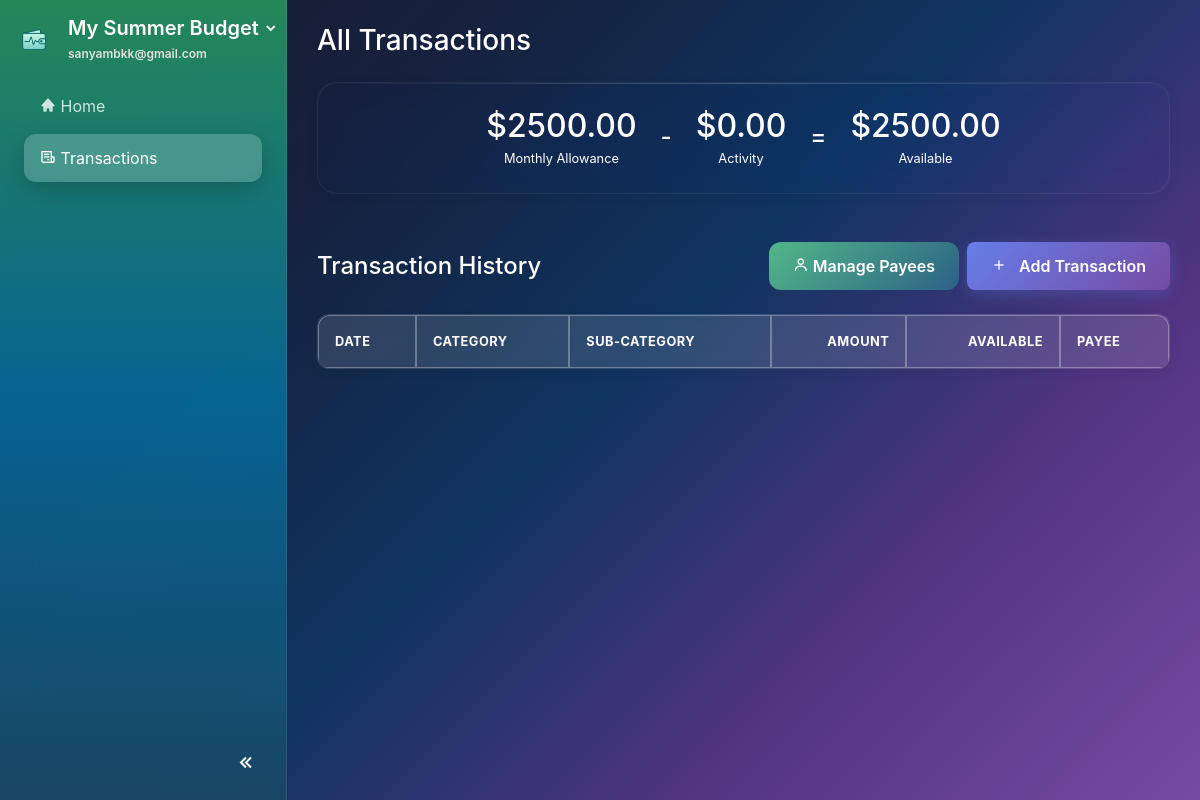
Page /transactions (signed in) on the earlier database version.
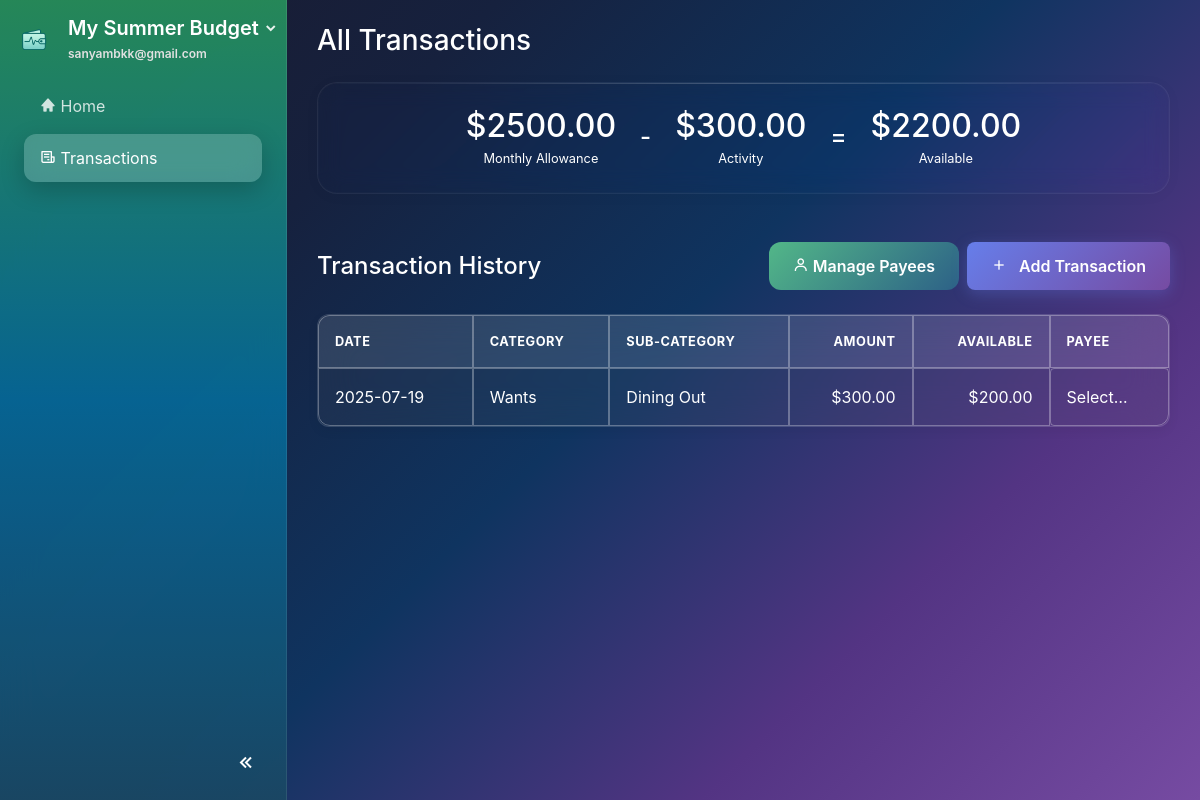
Same page on the later database version.
### website/models.py (models this page shows, shortened)
class Transaction(db.Model):
    id = db.Column(db.Integer, primary_key=True)
    description = db.Column(db.String(200), nullable=False)
    amount = db.Column(db.Float, nullable=False)
    transaction_date = db.Column(db.DateTime(timezone=True), default=func.now())
    category_id = db.Column(db.Integer, db.ForeignKey('budget_category.id'), nullable=False)
    payee_id = db.Column(db.Integer, db.ForeignKey('payee.id'), nullable=True)
    plan_id = db.Column(db.Integer, db.ForeignKey('plan.id'), nullable=False)
    created_date = db.Column(db.DateTime(timezone=True), default=func.now())
    plan = db.relationship('Plan', backref=db.backref('transactions', lazy=True, cascade="all, delete-orphan"))
    payee = db.relationship('Payee', backref=db.backref('transactions', lazy=True))

class BudgetCategory(db.Model):
    id = db.Column(db.Integer, primary_key=True)
    name = db.Column(db.String(100), nullable=False)
    icon = db.Column(db.String(50), default='bx-category')
    main_category = db.Column(db.String(50), nullable=False)  # 'needs', 'wants', 'bills', 'investments'
    assigned_amount = db.Column(db.Float, default=0.0)
    spent_amount = db.Column(db.Float, default=0.0)
    plan_id = db.Column(db.Integer, db.ForeignKey('plan.id'), nullable=False)
    created_date = db.Column(db.DateTime(timezone=True), default=func.now())
    plan = db.relationship('Plan', backref=db.backref('categories', lazy=True, cascade="all, delete-orphan"))
    transactions = db.relationship('Transaction', backref='category', lazy=True, cascade="all, delete-orphan")
    @property
    def available_amount(self):
        return self.assigned_amount - self.spent_amount

### website/views.py (the view)
@views.route('/transactions')
@login_required
def transactions():
    plan = current_user.active_plan
    if not plan:
        flash("No active plan found.", 'error')
        return redirect(url_for('views.home'))
    monthly_allowance = plan.monthly_income or 0.0
    today = datetime.datetime.now()
    start_of_month = datetime.datetime(today.year, today.month, 1)
    end_of_month = start_of_month + datetime.timedelta(days=32)
    end_of_month = datetime.datetime(end_of_month.year, end_of_month.month, 1)
    activity_sum = db.session.query(func.sum(Transaction.amount)).filter(
        Transaction.plan_id == plan.id,
        Transaction.transaction_date >= start_of_month,
        Transaction.transaction_date < end_of_month
    ).scalar() or 0.0
    activity_total = abs(activity_sum)  # Convert to positive value for display
    available = monthly_allowance - activity_total
    return render_template(
        'transactions.html',
        monthly_allowance=monthly_allowance,
        activity_total=activity_total,
        available=available,
        transactions=db.session.query(Transaction).filter(
            Transaction.plan_id==plan.id,
            Transaction.transaction_date>=start_of_month,
            Transaction.transaction_date<end_of_month
        ).order_by(Transaction.transaction_date.desc()).all(),
        payees=[{'id': p.id, 'name': p.name} for p in plan.payees]
    )

### website/templates/transactions.html (shortened to what this page needs)
{% extends "base.html" %}
{% block content %}
<div class="container-fluid mt-4">
    <h3 class="page-title mb-4">All Transactions</h3>
    <div class="card glass p-4 d-flex flex-row align-items-center justify-content-center balances-display mb-5">
        <div class="text-center mx-4 mb-3 mb-lg-0">
            <h2 class="text-success mb-0">${{ "%.2f"|format(monthly_allowance) }}</h2>
            <small class="text-muted">Monthly Allowance</small>
        </div>
        <div class="h4 mb-0 text-muted">-</div>
        <div class="text-center mx-4 mb-3 mb-lg-0">
            <h2 class="text-danger mb-0">${{ "%.2f"|format(activity_total) }}</h2>
            <small class="text-muted">Activity</small>
        </div>
        <div class="h4 mb-0 text-muted">=</div>
        <div class="text-center mx-4 mb-3 mb-lg-0">
            <h2 class="text-primary mb-0">${{ "%.2f"|format(available) }}</h2>
            <small class="text-muted">Available</small>
        </div>
    </div>
    <div class="d-flex justify-content-between align-items-center mb-4">
        <h4 class="mb-0">Transaction History</h4>
        <div class="d-flex gap-2">
            <button class="btn btn-primary mr-2" id="managePayeesBtn" data-toggle="modal" data-target="#managePayeesModal">
                <i class="bx bx-user"></i> Manage Payees
            </button>
            <button class="btn btn-primary" id="addTransactionBtn" data-toggle="modal" data-target="#addTransactionModal">
                <i class="bx bx-plus"></i> Add Transaction
            </button>
        </div>
    </div>
    <div class="transactions-table-container">
        <div class="table-responsive">
        <table id="transactionsTable" class="table table-striped table-bordered">
            <thead class="thead-light">
                <tr>
                    <th>Date</th>
                    <th>Category</th>
                    <th>Sub-Category</th>
                    <th class="text-right">Amount</th>
                    <th class="text-right">Available</th>
                    <th>Payee</th>
                </tr>
            </thead>
            <tbody>
                {% for tx in transactions %}
                <tr data-transaction-id="{{ tx.id }}">
                    <td>{{ tx.transaction_date.strftime('%Y-%m-%d') }}</td>
                    <td>{{ tx.category.main_category.capitalize() }}</td>
                    <td>{{ tx.category.name }}</td>
                    <td class="text-right">${{ "%.2f"|format(tx.amount|abs) }}</td>
                    <td class="text-right">${{ "%.2f"|format(tx.category.available_amount) }}</td>
                    <td class="payee-cell" role="button" tabindex="0" data-current-payee="{{ tx.payee.id if tx.payee else '' }}">
                        {{ tx.payee.name if tx.payee else 'Select…' }}
                    </td>
                </tr>
                {% endfor %}
            </tbody>
        </table>
        </div>
    </div>
</div>
{% endblock %}

Differences in the rows shown:
added Transaction: transaction_date "2025-07-19", category.main_category "Wants", category.name "Dining Out", amount|abs "300.00", payee "Select…"
now on this page (row edited): BudgetCategory: category.available_amount "200.00"
Other differences:
{{ "%.2f"|format(activity_total) }}: "0.00" → "300.00"
{{ "%.2f"|format(available) }}: "2500.00" → "2200.00"
